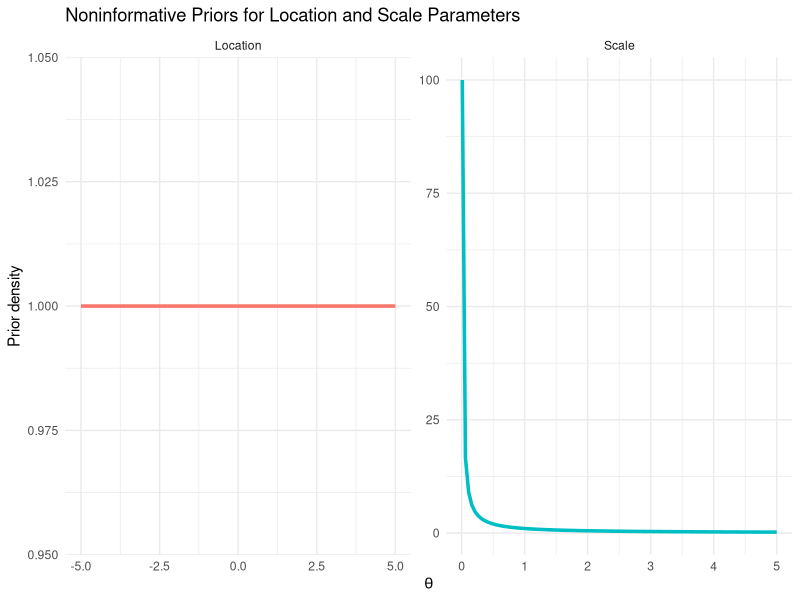
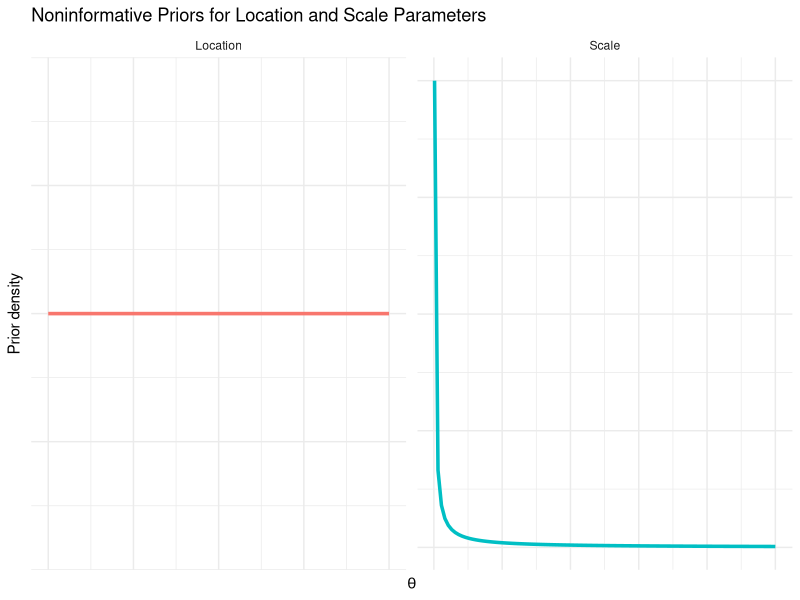

The R script that drew these images, in order:
# Load required library
library(ggplot2)

# -------------------------------
# Location prior (uniform)
theta_loc <- seq(-5, 5, length.out = 100)
pi_loc <- rep(1, length(theta_loc))

# Scale prior (1/theta)
theta_scale <- seq(0.01, 5, length.out = 100)
pi_scale <- 1/theta_scale

# Combine into one data frame for ggplot2
prior_df <- data.frame(
  theta = c(theta_loc, theta_scale),
  prior = c(pi_loc, pi_scale),
  type = factor(c(rep("Location", length(theta_loc)),
                  rep("Scale", length(theta_scale))))
)

# Plot both priors in one panel using facets
ggplot(prior_df, aes(x=theta, y=prior, color=type)) +
  geom_line(size=1.2) +
  facet_wrap(~type, scales = "free") +
  labs(title="Noninformative Priors for Location and Scale Parameters",
       x=expression(theta), y="Prior density") +
  theme_minimal() +
  theme(legend.position="none")




# Load required library
library(ggplot2)

# -------------------------------
# Location prior (uniform)
theta_loc <- seq(-5, 5, length.out = 100)
pi_loc <- rep(1, length(theta_loc))

# Scale prior (1/theta)
theta_scale <- seq(0.01, 5, length.out = 100)
pi_scale <- 1/theta_scale

# Combine into one data frame for ggplot2
prior_df <- data.frame(
  theta = c(theta_loc, theta_scale),
  prior = c(pi_loc, pi_scale),
  type = factor(c(rep("Location", length(theta_loc)),
                  rep("Scale", length(theta_scale))))
)

# Plot both priors in one panel using facets, without axis numbers
ggplot(prior_df, aes(x=theta, y=prior, color=type)) +
  geom_line(size=1.2) +
  facet_wrap(~type, scales = "free") +
  labs(title="Noninformative Priors for Location and Scale Parameters",
       x=expression(theta), y="Prior density") +
  theme_minimal() +
  theme(
    legend.position = "none",
    axis.text = element_blank(),    # Remove axis numbers
    axis.ticks = element_blank()    # Remove axis ticks as well
  )

#######################################################################
